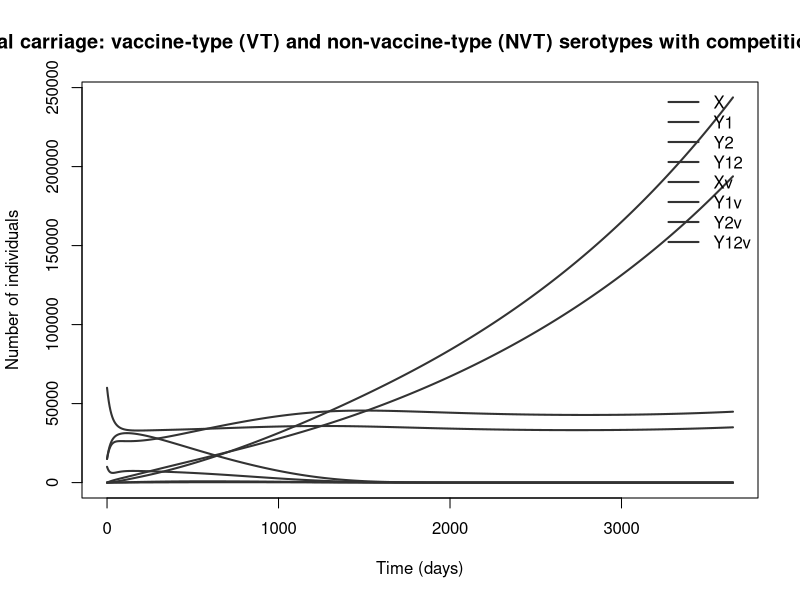

Recreate this plot in R.
## Pneumococcal carriage: vaccine-type (VT) and non-vaccine-type (NVT) serotypes with competition (Lipsitch 1997)
## Streptococcus pneumoniae carriage.
## Parameter values: 0 of 8 checked against the source; the rest are recalled or illustrative.
## Reference: Lipsitch M. "Vaccination against colonizing bacteria with multiple serotypes." PNAS 1997;94:6571–6576. https://doi.org/10.1073/pnas.94.12.6571 (PMC: https://pmc.ncbi.nlm.nih.gov/articles/PMC21091)
## Source: https://doi.org/10.1073/pnas.94.12.6571
##
## Generated from a compartmental model diagram (model format v1).
## Regenerating from the same diagram always gives this exact file.
##
## Compartments: X, Y1, Y2, Y12, Xv, Y1v, Y2v, Y12v
## Flows (time unit: days):
##   (outside) -> X   : (1 - p_vac) * mu * N
##   (outside) -> Xv  : p_vac * mu * N
##   X -> Y1          : foi1 * X
##   X -> Y2          : foi2 * X
##   Y1 -> Y12        : comp * foi2 * Y1
##   Y2 -> Y12        : comp * foi1 * Y2
##   Y1 -> X          : clr * Y1
##   Y2 -> X          : clr * Y2
##   Y12 -> Y2        : clr * Y12
##   Y12 -> Y1        : clr * Y12
##   Xv -> Y1v        : (1 - ve) * foi1 * Xv
##   Xv -> Y2v        : foi2 * Xv
##   Y1v -> Y12v      : comp * foi2 * Y1v
##   Y2v -> Y12v      : comp * (1 - ve) * foi1 * Y2v
##   Y1v -> Xv        : clr * Y1v
##   Y2v -> Xv        : clr * Y2v
##   Y12v -> Y2v      : clr * Y12v
##   Y12v -> Y1v      : clr * Y12v
##   X -> (outside)   : mu * X

library(deSolve)

# ---- Time ------------------------------------------------------------
times <- seq(0, 3650, by = 5)  # days

# ---- Parameters ------------------------------------------------------
parameters <- c(
  b_vt = 0.06,         # acquisition rate per carrier contact [illustrative]
  b_nvt = 0.055,       # acquisition rate per carrier contact (1/day) [illustrative]
  clr = 1 / 42,        # clearance of each serotype (carriage of about 6 weeks) (1/day) [illustrative]
  comp = 0.3,          # relative rate at which a carrier acquires the second serotype (1 = no competition) [illustrative]
  ve = 0.9,            # vaccine reduction in VT acquisition [illustrative]
  p_vac = 0.9,         # fraction of births vaccinated [illustrative]
  mu = 1 / (5 * 365),  # turnover of the at-risk population (children under 5) (1/day) [illustrative]
  N0 = 1e5             # value taken from the notes text [recalled]
)

# ---- Initial conditions ----------------------------------------------
state <- with(as.list(parameters), {
  X <- 0.6 * N0    # unvaccinated, uncolonised
  Y1 <- 0.15 * N0  # unvaccinated, carrying VT
  Y2 <- 0.15 * N0  # unvaccinated, carrying NVT
  Y12 <- 0.1 * N0  # unvaccinated, carrying both
  Xv <- 0          # the same four states in vaccinated people
  Y1v <- 0         # the same four states in vaccinated people
  Y2v <- 0         # the same four states in vaccinated people
  Y12v <- 0        # the same four states in vaccinated people
  c(X = X, Y1 = Y1, Y2 = Y2, Y12 = Y12, Xv = Xv, Y1v = Y1v, Y2v = Y2v, Y12v = Y12v)
})

# ---- Model equations -------------------------------------------------
pneumo_vt_nvt_lipsitch_model <- function(t, state, parameters) {
  with(as.list(c(state, parameters)), {
    # Total population
    N <- X + Y1 + Y2 + Y12 + Xv + Y1v + Y2v + Y12v

    # Derived quantities
    foi1 <- b_vt * (Y1 + Y12 + Y1v + Y12v) / N
    foi2 <- b_nvt * (Y2 + Y12 + Y2v + Y12v) / N

    # Rates of change
    dX <- (1 - p_vac) * mu * N - foi1 * X - foi2 * X + clr * Y1 + clr * Y2 - mu * X
    dY1 <- foi1 * X - comp * foi2 * Y1 - clr * Y1 + clr * Y12
    dY2 <- foi2 * X - comp * foi1 * Y2 - clr * Y2 + clr * Y12
    dY12 <- comp * foi2 * Y1 + comp * foi1 * Y2 - clr * Y12 - clr * Y12
    dXv <- p_vac * mu * N - (1 - ve) * foi1 * Xv - foi2 * Xv + clr * Y1v + clr * Y2v
    dY1v <- (1 - ve) * foi1 * Xv - comp * foi2 * Y1v - clr * Y1v + clr * Y12v
    dY2v <- foi2 * Xv - comp * (1 - ve) * foi1 * Y2v - clr * Y2v + clr * Y12v
    dY12v <- comp * foi2 * Y1v + comp * (1 - ve) * foi1 * Y2v - clr * Y12v - clr * Y12v

    list(c(dX, dY1, dY2, dY12, dXv, dY1v, dY2v, dY12v))
  })
}

# ---- Solve -----------------------------------------------------------
out <- ode(y = state, times = times, func = pneumo_vt_nvt_lipsitch_model, parms = parameters)
out <- as.data.frame(out)

# ---- Plot ------------------------------------------------------------
compartment_cols <- c(X = "#333333", Y1 = "#333333", Y2 = "#333333", Y12 = "#333333", Xv = "#333333", Y1v = "#333333", Y2v = "#333333", Y12v = "#333333")
matplot(out$time, out[, names(compartment_cols)], type = "l", lty = 1, lwd = 2,
        col = compartment_cols, xlab = "Time (days)", ylab = "Number of individuals",
        main = "Pneumococcal carriage: vaccine-type (VT) and non-vaccine-type (NVT) serotypes with competition (Lipsitch 1997)")
legend("topright", legend = names(compartment_cols), col = compartment_cols,
       lty = 1, lwd = 2, bty = "n")
